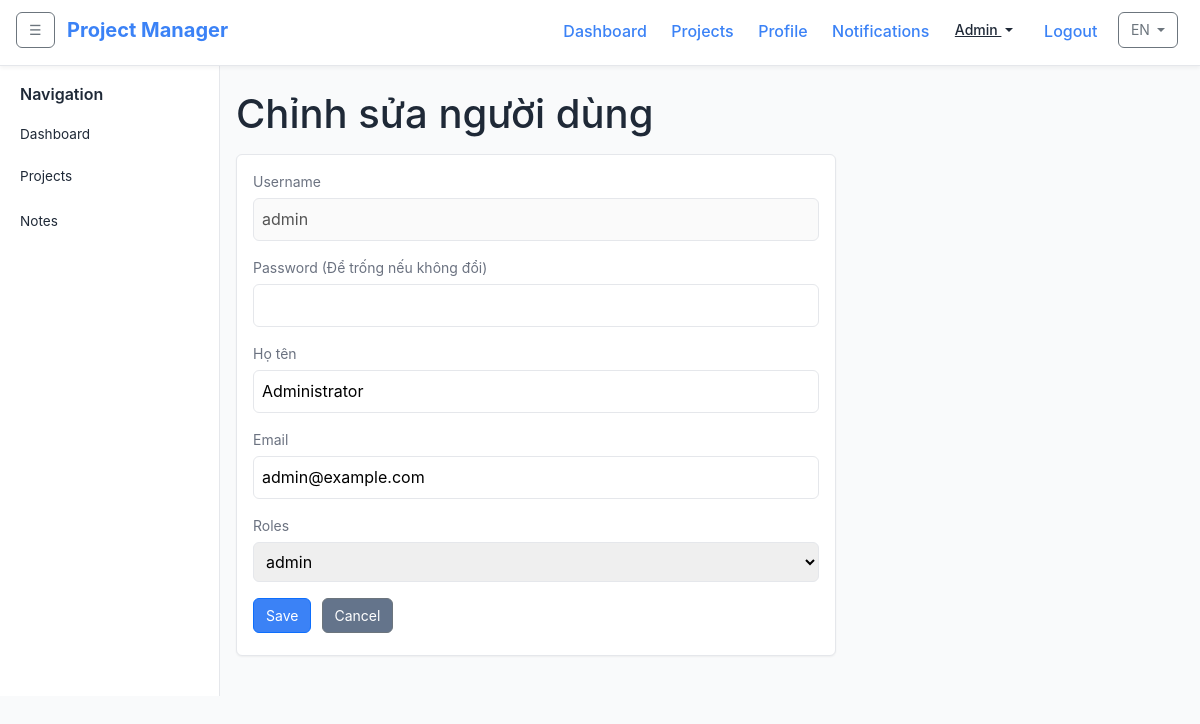
The app's page /index.php?controller=user&action=edit&id=1&lang=en (signed in) with its own data.
### tables this page shows
CREATE TABLE `users` (
  `id` INT UNSIGNED AUTO_INCREMENT PRIMARY KEY,
  `username` VARCHAR(50) NOT NULL UNIQUE,
  `password` VARCHAR(255) NOT NULL,
  `full_name` VARCHAR(100) DEFAULT NULL,
  `email` VARCHAR(100) DEFAULT NULL,
  `role_id` INT UNSIGNED NOT NULL,
  `created_at` DATETIME NOT NULL,
  CONSTRAINT `fk_users_role` FOREIGN KEY (`role_id`) REFERENCES `roles` (`id`) ON DELETE RESTRICT ON UPDATE CASCADE
);

CREATE TABLE `roles` (
  `id` INT UNSIGNED AUTO_INCREMENT PRIMARY KEY,
  `name` VARCHAR(50) NOT NULL
);

### app/Controller/UserController.php (called while the page is built, shortened)
<?php
require_once __DIR__ . '/../helpers.php';
class UserController extends Controller
{
    public function edit(): void
    {
        $id = (int)($_GET['id'] ?? 0);
        $userModel = $this->loadModel('User');
        $user = $userModel->findById($id);
        $roleModel = $this->loadModel('Role');
        $roles = $roleModel->all();
        $projectModel = $this->loadModel('Project');
        $projects = $projectModel->all();
        $currentPerms = [];
        $this->render('users/edit', [
            'user' => $user,
            'roles' => $roles,
            'projects' => $projects,
            'currentPerms' => $currentPerms,
        ]);
    }
}

### app/Core/App.php (called while the page is built, shortened)
<?php
class App
{
    public function run(): void
    {
        $actionName = $_GET['action'] ?? 'index';
        $actionMethod = $actionName;
        $controller = new $controllerClass();
        call_user_func([$controller, $actionMethod]);
    }
}

### public/index.php (called while the page is built, shortened)
<?php
require_once __DIR__ . '/../app/Core/Autoloader.php';
require_once __DIR__ . '/../app/helpers.php';
$app = new \app\Core\App();
$app->run();

### app/helpers.php (called while the page is built, shortened)
<?php
if (!function_exists('__')) {
    function __(string $key, array $replace = []): string
    {
        static $translations;
        if (!$translations) {
            $lang = require_once __DIR__ . '/../config/localization.php';
            $config = require_once __DIR__ . '/../config/config.php';
            $locale = $_SESSION['locale'] ?? ($config['locale'] ?? 'vi');
            $translations = $lang[$locale] ?? [];
        }
        $text = $translations[$key] ?? $key;
        return $text;
    }
}
if (!function_exists('e')) {
    function e(?string $string): string
    {
        return htmlspecialchars($string ?? '', ENT_QUOTES, 'UTF-8');
    }
}

### app/Core/Model.php (called while the page is built, shortened)
<?php
abstract class Model
{
    protected static ?PDO $pdo = null;
    protected function getConnection(): PDO
    {
        if (static::$pdo === null) {
            $config = require __DIR__ . '/../../config/config.php';
            $db = $config['db'];
            $dsn = sprintf('mysql:host=%s;dbname=%s;charset=%s', $db['host'], $db['name'], $db['charset']);
            try {
                static::$pdo = new PDO($dsn, $db['user'], $db['pass']);
                static::$pdo->setAttribute(PDO::ATTR_ERRMODE, PDO::ERRMODE_EXCEPTION);
                static::$pdo->setAttribute(PDO::ATTR_DEFAULT_FETCH_MODE, PDO::FETCH_ASSOC);
            } catch (PDOException $e) {
                die('Database connection failed: ' . $e->getMessage());
            }
        }
        return static::$pdo;
    }
    protected function query(string $sql, array $params = []): \PDOStatement
    {
        $stmt = $this->getConnection()->prepare($sql);
        $stmt->execute($params);
        return $stmt;
    }
}

### app/Model/User.php (called while the page is built, shortened)
<?php
class User extends Model
{
    public function findById(int $id): ?array
    {
        $stmt = $this->query("SELECT u.*, r.name AS role_name FROM users u LEFT JOIN roles r ON u.role_id = r.id WHERE u.id = :id", ['id' => $id]);
        $user = $stmt->fetch();
        return $user ?: null;
    }
}

### app/Core/Autoloader.php (called while the page is built, shortened)
<?php
class Autoloader
{
    public static function register(): void
    {
        spl_autoload_register(function ($class) {
            if (strpos($class, 'app\\') === 0) {
                $relativeClass = substr($class, 4);
                $file = __DIR__ . '/../' . str_replace('\\', '/', $relativeClass) . '.php';
            }
        });
    }
}

### app/Model/Role.php (called while the page is built, shortened)
<?php
class Role extends Model
{
    public function all(): array
    {
        $stmt = $this->query("SELECT * FROM roles ORDER BY id ASC");
        return $stmt->fetchAll();
    }
}

### app/View/users/edit.php (the view, shortened to what this page needs)
<h1 style="margin-bottom:1rem;">Chỉnh sửa người dùng</h1>
<div class="card" style="max-width:600px;">
    <form method="post" action="">
        <div class="form-group">
            <label for="username"><?php echo e(__('username')); ?></label>
            <input type="text" id="username" name="username" value="<?php echo e($user['username']); ?>" disabled>
        </div>
        <div class="form-group">
            <label for="password"><?php echo e(__('password')); ?> (Để trống nếu không đổi)</label>
            <input type="password" id="password" name="password">
        </div>
        <div class="form-group">
            <label for="full_name">Họ tên</label>
            <input type="text" id="full_name" name="full_name" value="<?php echo e($user['full_name']); ?>" required>
        </div>
        <div class="form-group">
            <label for="email">Email</label>
            <input type="text" id="email" name="email" value="<?php echo e($user['email']); ?>">
        </div>
        <div class="form-group">
            <label for="role_id"><?php echo e(__('roles')); ?></label>
            <select name="role_id" id="role_id">
                <?php foreach ($roles as $role): ?>
                    <option value="<?php echo e($role['id']); ?>" <?php echo $user['role_id'] == $role['id'] ? 'selected' : ''; ?>><?php echo e($role['name']); ?></option>
                <?php endforeach; ?>
            </select>
        </div>
        <button type="submit" class="btn btn-primary"><?php echo e(__('save')); ?></button>
        <a href="index.php?controller=user" class="btn btn-secondary"><?php echo e(__('cancel')); ?></a>
    </form>
</div>

### public/assets/css/style.css (style rules this page uses)
:root { --primary: #4f46e5; --primary-hover: #4338ca; --secondary: #10b981; --secondary-hover: #059669; --background: #f9fafb; --surface: #ffffff; --border: #e5e7eb; --text: #1f2937; --muted: #6b7280; --danger: #ef4444; --status-todo: #f3f4f6; --status-in-progress: #dbeafe; --status-bug-review: #fdf2f8; --status-done: #ecfdf5; --status-overdue: #fee2e2; --status-due-soon: #fef9c3; }
* { box-sizing: border-box; margin: 0; padding: 0; }
body { font-family: -apple-system, BlinkMacSystemFont, 'Segoe UI', Roboto, 'Helvetica Neue', Arial, sans-serif; background-color: var(--background); color: var(--text); line-height: 1.6; }
a { color: var(--primary); text-decoration: none; }
.card { background-color: var(--surface); border: 1px solid var(--border); border-radius: 0.375rem; padding: 1rem; margin-bottom: 1rem; box-shadow: 0 1px 2px rgba(0,0,0,0.05); }
form .form-group { margin-bottom: 1rem; }
form label { display: block; margin-bottom: 0.25rem; color: var(--muted); font-size: 0.875rem; }
form input[type="text"], form input[type="date"], form input[type="password"], form select, form textarea { width: 100%; padding: 0.5rem; border: 1px solid var(--border); border-radius: 0.375rem; font-size: 1rem; }
form button { background-color: var(--primary); color: #fff; padding: 0.5rem 1rem; border: none; border-radius: 0.375rem; cursor: pointer; font-size: 1rem; }
.btn { display: inline-block; padding: 0.4rem 0.75rem; border-radius: 0.375rem; font-size: 0.875rem; cursor: pointer; margin-right: 0.35rem; margin-bottom: 0.35rem; }
.btn-primary { background-color: var(--primary); color: #fff; }
.btn-secondary { background-color: var(--secondary); color: #fff; }

### records on screen
users: username "admin", full_name "Administrator", email "admin@example.com", role_id "admin"

### other values on screen
__('dashboard') "Dashboard"
__('projects') "Projects"
__('profile') "Profile"
__('notifications') "Notifications"
__('admin_tools') "Admin"
__('logout') "Logout"
$currentLocale "EN"
__('navigation') "Navigation"
__('notes') "Notes"
__('username') "Username"
__('password') "Password"
__('roles') "Roles"
__('save') "Save"
__('cancel') "Cancel"
